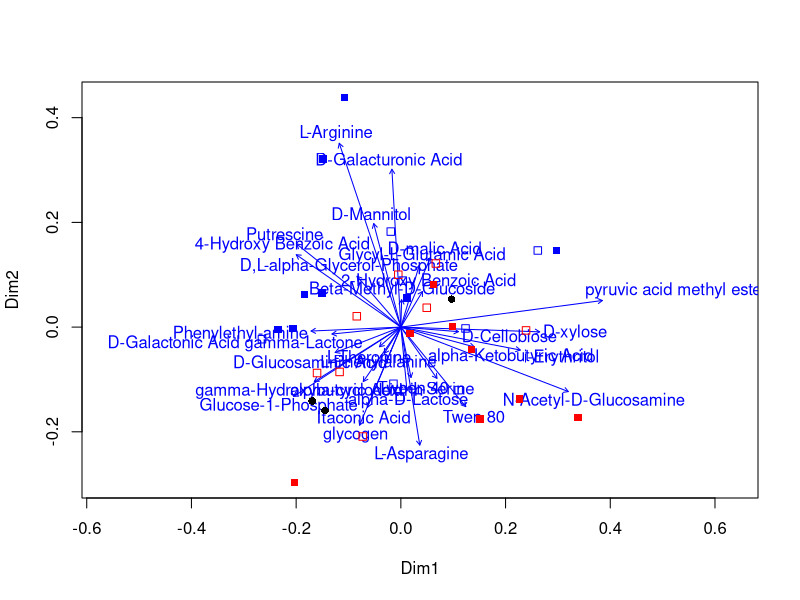

This chart was generated by the following R code:
##Code for Community level physiological profiles (as measured by BIOLOG/ECOLOG plates). 
##First examines diversity (univariate, as reported in Fig 2b) and shifts in substrate use (Fig 5, PCAs).
##Note that figures were generated in R, but tweaked and finished in Illustrator
##Associated file: "RainX ECO metafile_se_forR.csv"
#Code assembled by: Sarah Evans evanssa6@msu.edu
#Associated with publication Evans et al. 2019. "Dispersal alters soil microbial community response to drought" in Env Microbiology

#Load relevant libraries
library(reshape2)
library(vegan)
library(plyr)

#Choose directory - user-defined
#setwd("~/Dropbox/_HOME TRANSFER/Active projects/RainX/Data/BIOLOG")

#Load in file
Data<-read.csv("RainX ECO metafile_se_forR.csv",  header=TRUE) #Current name: 

## Data manipulation in preparation for a separate univariate and multivariate analysis

#"Swing" CarbonSource into columns along the top, so we have a  data table amenable to analysis with multivariate tools
#(analogous to community data, OTUs go along the top, samples along the side or in a separate mapping file)
DataMultivar<-dcast(Data, Sample+Label.ID + Rain.Trt+Disp.Trt+Soil ~ CarbonSource, value.var="Final")
DataOnly<-DataMultivar[,6:37] #Separate predictor and response variables
pMap<-DataMultivar[,1:5]
DataOnly<-cbind(pMap[,1],DataOnly) 

############ Diversity ######################
Diversity<-diversity(DataOnly,index="shannon",MARGIN=1)
#these data shown in Fig2b. See other code for Fig 2 for plotting of these data

############ Multivariate analysis ##################
clay<-DataMultivar[DataMultivar$Soil=="clay",] #Only analyzing clay results in this paper
map<-clay[,1:5] #Converting clay data to two matrices: Mapping and substrate (Comm)
comm<-clay[,6:36]
comm<-comm/rowSums(comm) #Relative abundance
All<-paste(map$Soil, map$Disp.Trt, map$Rain.Trt, sep="_") #Create a name that includes all trts
map<-cbind(map,All) #add the new name
dist<-vegdist(comm, method='bray', na.rm=TRUE)

#Principal component analysis
apcoa<-cmdscale(dist, k=2, eig=FALSE, add=FALSE, x.ret=FALSE)
plot<-ordiplot(apcoa, type="n")
vecpcoa<-envfit(apcoa,comm)
plot(vecpcoa)
vecpcoa

points(plot, "sites", pch = 15, col = "red", map$All=="clay_Nonsterile_reduced") #filled, red, square
points(plot, "sites", pch = 15, col = "blue",map$All=="clay_Nonsterile_ambient") #filled, blue, square
points(plot, "sites", pch = 0, col = "red",map$All=="clay_Sterile _reduced") #open, red, square
points(plot, "sites", pch = 0, col = "blue",map$All=="clay_Sterile _ambient") #open, red, square
points(plot, "sites", pch = 16, col = "black",map$All=="clay_t0_ambient") #open, red, square
#Note- finished this figure in illustrator
#Convert to black and white symbols in Illustrator, eliminate some arrows

######### Statistics ############
#First remove T0 to examine only treatment effects
clay.comm.trt<-comm[map$Disp.Trt!="t0",]
clay.map.trt<-map[map$Disp.Trt!="t0",]
clay.comm.trt<-clay.comm.trt/rowSums(clay.comm.trt) #Rel abun
#Statistical test
adonis(clay.comm.trt ~ Disp.Trt*Rain.Trt, clay.map.trt) 

######### Mean distance analysis ###########
#This converts distance matrices (triangular) into rectangular matrices so I can calculate the mean distance between different groups
#Code does not include populating a table- did this manually
dist.b<-vegdist(clay.comm.trt, method='bray')
dist.b.M<-as.matrix(dist.b)

### Within Dispersal, distance between Ambient and Drought
colnames(dist.b.M)<-clay.map.trt$Label.ID
rownames(dist.b.M)<-clay.map.trt$Label.ID
Disp<-dist.b.M[clay.map.trt$Disp.Trt=="Nonsterile",clay.map.trt$Disp.Trt=="Nonsterile"]
clay.map.trt.Disp<-clay.map.trt[clay.map.trt$Disp.Trt=="Nonsterile",]
DispRed<-Disp[clay.map.trt.Disp$Rain.Trt=="reduced",]
DispRed<-DispRed[,1:8]
NoDisp<-dist.b.M[17:32, 17:32]
clay.map.trt.NoDisp<-clay.map.trt[17:32,]
NoDispRed<-NoDisp[clay.map.trt.NoDisp$Rain.Trt=="reduced",]
NoDispRed<-NoDispRed[,1:8]
groups<-cbind(c(NoDispRed),c(DispRed)) #Put in groups:
colnames(groups)<-c("NoDisp","Disp")
ttest<-t.test(groups)
mean(NoDispRed) #output means- record in different doc
mean(DispRed)
NoDispSE<-sd(groups[,1])/sqrt(sum(!is.na(groups[,1])))
DispSE<-sd(groups[,2])/sqrt(sum(!is.na(groups[,2])))

### Within Ambient or Reduced, distance between Disp and No
colnames(dist.b.M)<-clay.map.trt$Label.ID
rownames(dist.b.M)<-clay.map.trt$Label.ID
Reduced<-dist.b.M[clay.map.trt$Rain.Trt=="reduced",clay.map.trt$Rain.Trt=="reduced"]
dim(Reduced)
clay.map.trt.Red<-clay.map.trt[clay.map.trt$Rain.Trt=="reduced",]
ReducedNonsterile<-Reduced[clay.map.trt.Red$Disp.Trt=="Nonsterile",]
ReducedNonsterile<-ReducedNonsterile[,1:8]
Ambient<-dist.b.M[clay.map.trt$Rain.Trt=="ambient",clay.map.trt$Rain.Trt=="ambient"]
clay.map.trt.Amb<-clay.map.trt[clay.map.trt$Rain.Trt=="ambient",]
AmbientNonsterile<-Ambient[clay.map.trt.Amb$Rain.Trt=="ambient",]
AmbientNonsterile<-AmbientNonsterile[,1:8]
groupsAmbRed<-cbind(c(AmbientNonsterile),c(ReducedNonsterile)) #Put in groups
colnames(groupsAmbRed)<-c("Amb","Red")
ttestAmbRed<-t.test(groupsAmbRed)
mean(AmbientNonsterile)
mean(ReducedNonsterile)
AmbientNonsterileSE<-sd(groupsAmbRed[,1])/sqrt(sum(!is.na(groupsAmbRed[,1])))
ReducedNonsterileSE<-sd(groupsAmbRed[,2])/sqrt(sum(!is.na(groupsAmbRed[,2])))

